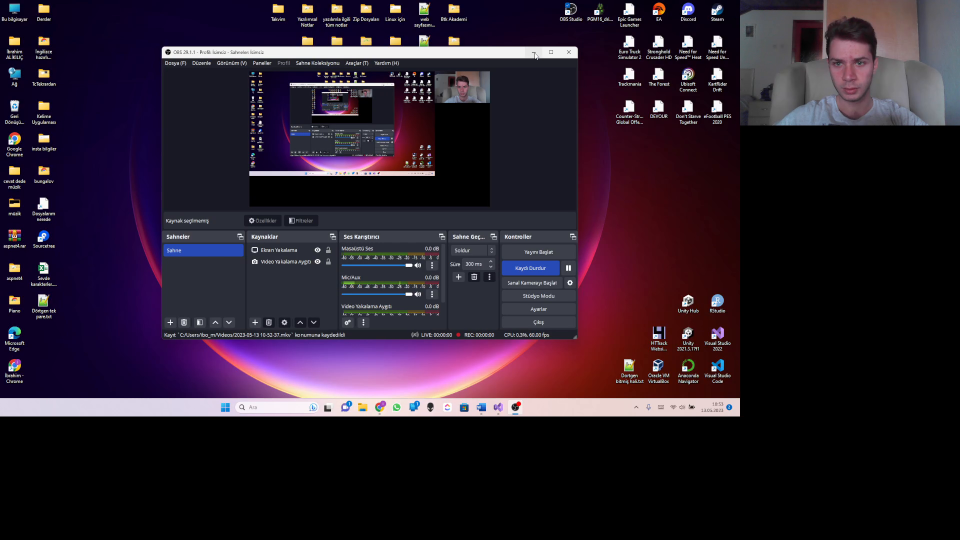
#> input picture frame 56 of GoruntuIsleme/8. OpenCV  Temel İşlemler/videom.mkv, 1920 x 1080 px, given in place of 4.2 dog.mp4.mp4, which was not available (shown at 1/2 size)
$ jupyter execute 4.AlistirmaNesnelerinIziniSurme.ipynb   (text cells are left out)
#> lines starting #> are read from the running program, lines starting #| are printed output that depends on the picture; after the words box and inside, x2 and y2 are one past the last pixel; in counts of white or black regions, pixels touching at a corner belong together
[cell 1]
import cv2
import numpy as np

[cell 2]
cap=cv2.VideoCapture("4.2 dog.mp4.mp4")

[cell 3]
while(1):
    _,frame=cap.read() # _ sonsuz döngümün video bitmesinyle bitmesini tutuyor
#> frame is the input picture: shape (1080, 1920, 3); mean B, G, R 43.8, 29.7, 42.4

    # nesne izini sürmek için hsv formatına çevirmemiz lazım
    frame=cv2.cvtColor(frame,cv2.COLOR_BGR2HSV)
#> frame: shape (1080, 1920, 3); mean H, S, V 75, 95.1, 51.7

    # beyaz renkler için olan hsv aralığını internetten buluyoruz
    sensitivity = 15
    lower_white = np.array([0,0,255-sensitivity])
    upper_white = np.array([255,sensitivity,255])

    mask=cv2.inRange(frame,lower_white,upper_white)
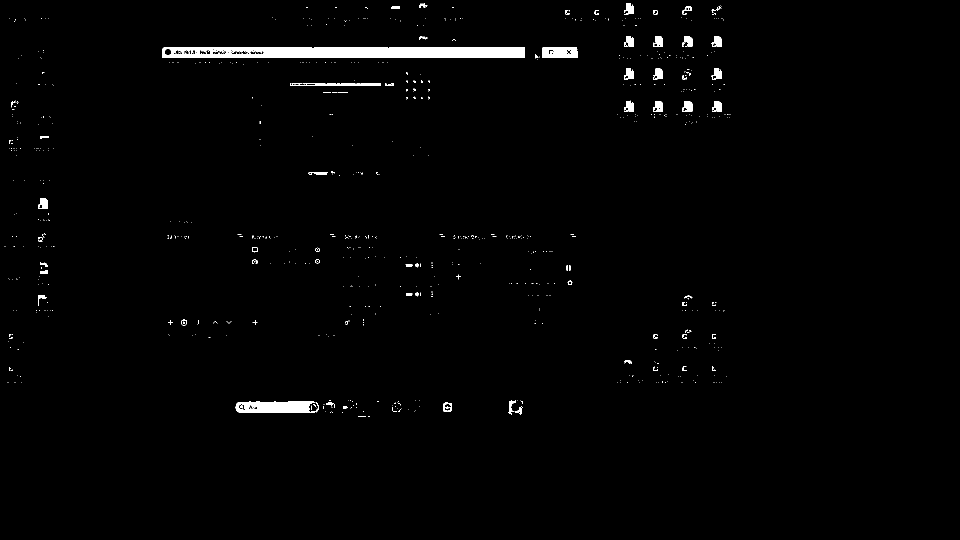
#> mask: shape (1080, 1920) (shown at 1/2 size); 1.4% white; 839 white regions (769 under 20 px), largest, box (x1, y1, x2, y2) and area: (324, 94, 1050, 116) 14902, (471, 803, 638, 826) 3212, (1084, 94, 1155, 116) 1409
    res=cv2.bitwise_and(frame,frame,mask=mask) # bir videonun kendisi var bir de istenilen kısım kesilmiş hali var o yüzden 2 kere frame ve mask yazıyoz
#> res: shape (1080, 1920, 3); mean H, S, V 0.9, 0, 3.4
    cv2.imshow("frame",frame)
    cv2.imshow("mask",mask)
    cv2.imshow("serult",res)
    # esc basınca video bitsin diye
    if cv2.waitKey(5) &0xFF==ord('q'):
#> (key q is pressed here)
        break
cv2.destroyAllWindows()


$ run again, starting later in the video
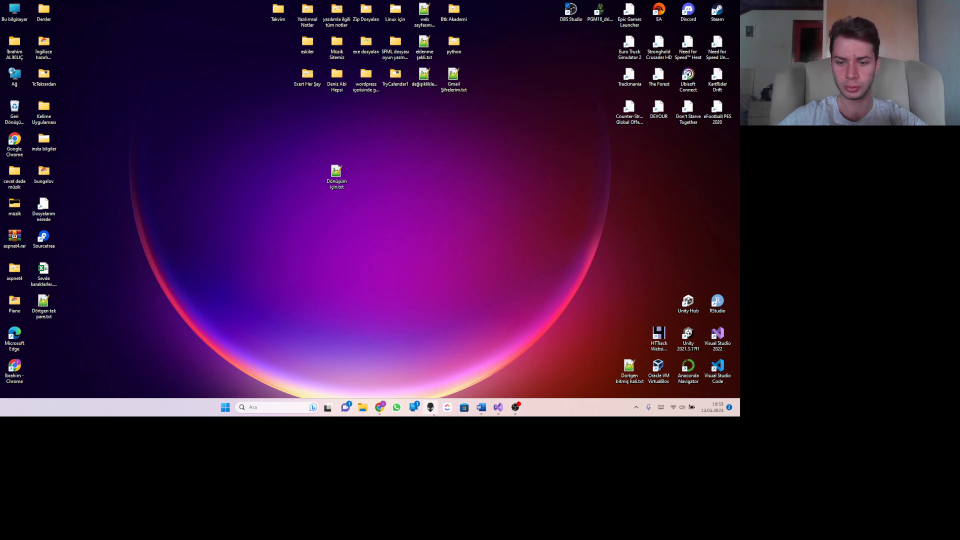
#> input picture frame 252 of GoruntuIsleme/8. OpenCV  Temel İşlemler/videom.mkv, 1920 x 1080 px, given in place of 4.2 dog.mp4.mp4, which was not available (shown at 1/2 size)
#> frame is the input picture: shape (1080, 1920, 3); mean B, G, R 54.6, 19.9, 51.1
#> frame: shape (1080, 1920, 3); mean H, S, V 84.5, 135.3, 64.1
#> `mask=cv2.inRange(frame,lower_white,upper_white)`:
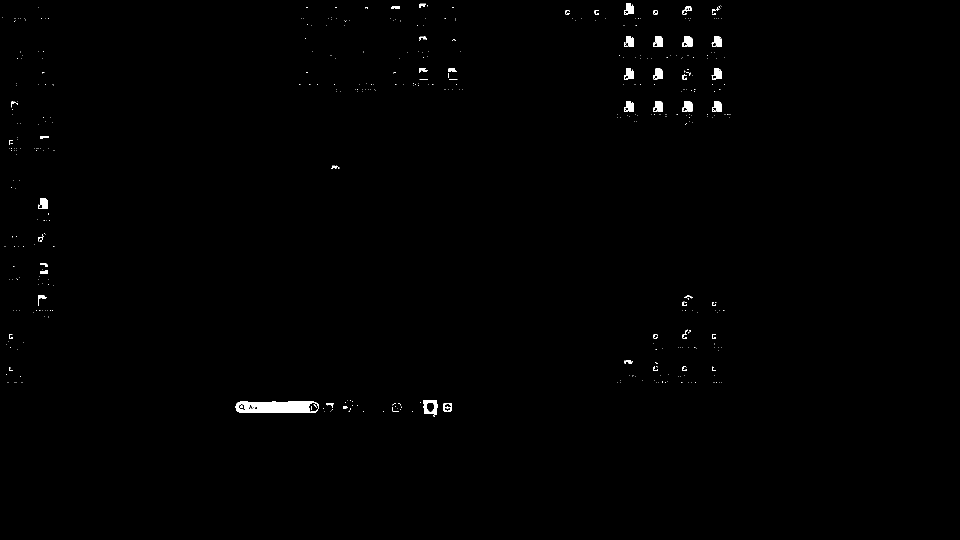
#> mask: shape (1080, 1920) (shown at 1/2 size); 0.51% white; 484 white regions (433 under 20 px), largest, box (x1, y1, x2, y2) and area: (471, 803, 638, 826) 3222, (846, 800, 876, 829) 552, (1365, 72, 1385, 94) 315
#> res: shape (1080, 1920, 3); mean H, S, V 0.6, 0, 1.3

$ run again, starting later in the video
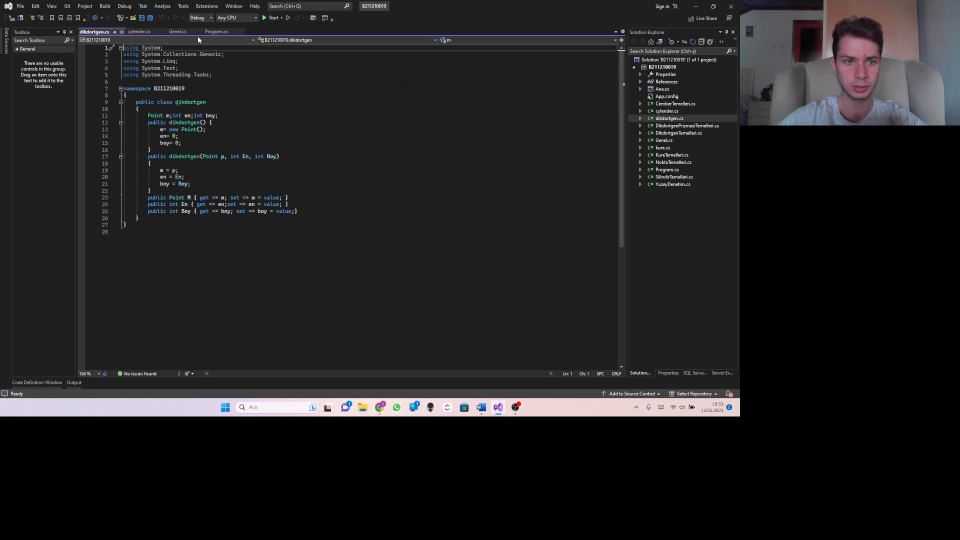
#> input picture frame 448 of GoruntuIsleme/8. OpenCV  Temel İşlemler/videom.mkv, 1920 x 1080 px, given in place of 4.2 dog.mp4.mp4, which was not available (shown at 1/2 size)
#> frame is the input picture: shape (1080, 1920, 3); mean B, G, R 31.4, 30.7, 31.3
#> frame: shape (1080, 1920, 3); mean H, S, V 13.7, 6.3, 32.4
#> `mask=cv2.inRange(frame,lower_white,upper_white)`:
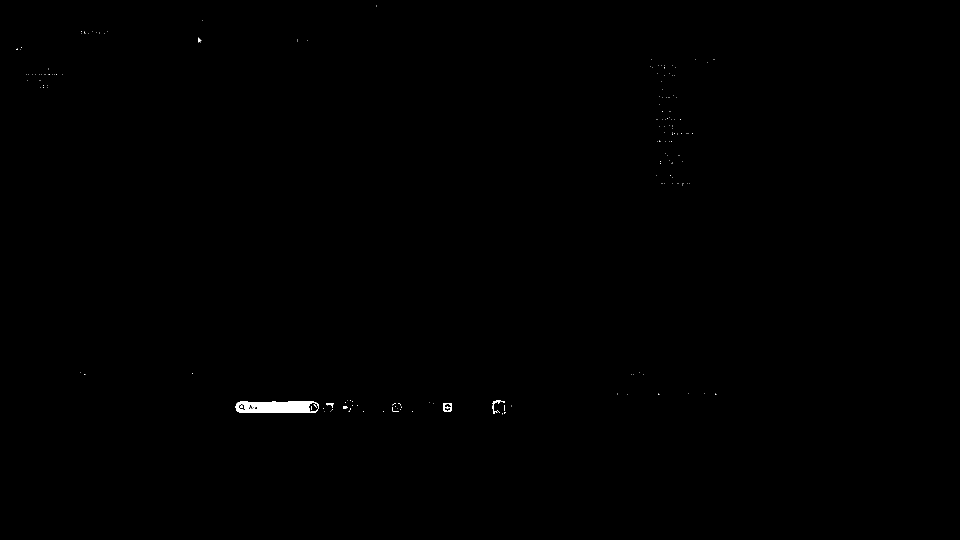
#> mask: shape (1080, 1920) (shown at 1/2 size); 0.2% white; 178 white regions (169 under 20 px), largest, box (x1, y1, x2, y2) and area: (471, 803, 638, 826) 3222, (886, 806, 904, 824) 199, (984, 800, 1010, 828) 190
#> res: shape (1080, 1920, 3); mean H, S, V 0.3, 0, 0.5
